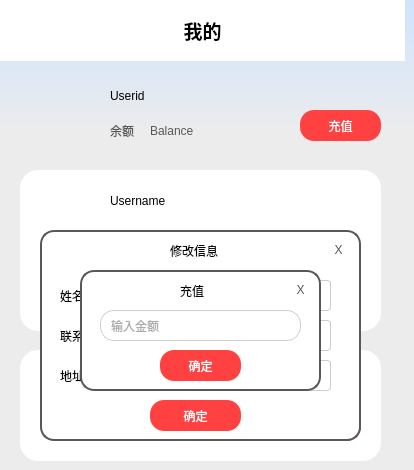
   <widget class="QWidget" name="page_user">
    <property name="styleSheet">
     <string notr="true">QWidget{
	background-color: qlineargradient(spread:pad, x1:1, y1:0, x2:1, y2:0.284, stop:0 rgba(207, 228, 253, 255), stop:1 rgba(236, 236, 236, 255));
}</string>
    </property>
    <widget class="QLabel" name="userid">
     <property name="geometry">
      <rect>
       <x>110</x>
       <y>80</y>
       <width>161</width>
       <height>31</height>
      </rect>
     </property>
     <property name="styleSheet">
      <string notr="true">background:none;
border:none;
font: 700 12pt &quot;微软雅黑&quot;;
</string>
     </property>
     <property name="text">
      <string>Userid</string>
     </property>
    </widget>
    <widget class="QLabel" name="label_9">
     <property name="geometry">
      <rect>
       <x>110</x>
       <y>120</y>
       <width>31</width>
       <height>21</height>
      </rect>
     </property>
     <property name="styleSheet">
      <string notr="true">font: 700 10pt &quot;微软雅黑&quot;;
color: rgb(88, 88, 88);
background:none;</string>
     </property>
     <property name="text">
      <string>余额</string>
     </property>
    </widget>
    <widget class="QLabel" name="user_funds">
     <property name="geometry">
      <rect>
       <x>150</x>
       <y>120</y>
       <width>91</width>
       <height>21</height>
      </rect>
     </property>
     <property name="styleSheet">
      <string notr="true">font: 700 10pt &quot;微软雅黑&quot;;
color: rgb(88, 88, 88);
background:none;</string>
     </property>
     <property name="text">
      <string>Balance</string>
     </property>
    </widget>
    <widget class="QPushButton" name="recharge">
     <property name="geometry">
      <rect>
       <x>300</x>
       <y>110</y>
       <width>81</width>
       <height>31</height>
      </rect>
     </property>
     <property name="styleSheet">
      <string notr="true">background-color:rgb(255,65,65);
border-radius:14px;
font: 700 10pt &quot;微软雅黑&quot;;
color:rgb(255,255,255);</string>
     </property>
     <property name="text">
      <string>充值</string>
     </property>
    </widget>
    <widget class="QWidget" name="dia_change_info" native="true">
     <property name="geometry">
      <rect>
       <x>40</x>
       <y>230</y>
       <width>321</width>
       <height>211</height>
      </rect>
     </property>
     <property name="styleSheet">
      <string notr="true">border-radius:14px;
border:2px solid rgb(88, 88, 88);
background-color: rgb(255,255,255);
color: rgb(0, 0, 0);
font: 700 11pt &quot;微软雅黑&quot;;</string>
     </property>
     <widget class="QPushButton" name="change_info_click">
      <property name="geometry">
       <rect>
        <x>110</x>
        <y>170</y>
        <width>91</width>
        <height>31</height>
       </rect>
      </property>
      <property name="styleSheet">
       <string notr="true">background-color:rgb(255,65,65);
border-radius:14px;
font: 700 10pt &quot;微软雅黑&quot;;
border:none;
color:rgb(255,255,255);</string>
      </property>
      <property name="text">
       <string>确定</string>
      </property>
     </widget>
     <widget class="QPushButton" name="change_info_cancel_click">
      <property name="geometry">
       <rect>
        <x>283</x>
        <y>8</y>
        <width>31</width>
        <height>24</height>
       </rect>
      </property>
      <property name="styleSheet">
       <string notr="true">border:none;
background:none;
color: rgb(88, 88, 88);</string>
      </property>
      <property name="text">
       <string>X</string>
      </property>
     </widget>
     <widget class="QLabel" name="label_11">
      <property name="geometry">
       <rect>
        <x>130</x>
        <y>10</y>
        <width>71</width>
        <height>21</height>
       </rect>
      </property>
      <property name="styleSheet">
       <string notr="true">border:none;</string>
      </property>
      <property name="text">
       <string>修改信息</string>
      </property>
     </widget>
     <widget class="QLabel" name="label_12">
      <property name="geometry">
       <rect>
        <x>20</x>
        <y>50</y>
        <width>54</width>
        <height>31</height>
       </rect>
      </property>
      <property name="styleSheet">
       <string notr="true">border:none;</string>
      </property>
      <property name="text">
       <string>姓名</string>
      </property>
     </widget>
     <widget class="QLabel" name="label_13">
      <property name="geometry">
       <rect>
        <x>20</x>
        <y>95</y>
        <width>71</width>
        <height>21</height>
       </rect>
      </property>
      <property name="styleSheet">
       <string notr="true">border:none;</string>
      </property>
      <property name="text">
       <string>联系方式</string>
      </property>
     </widget>
     <widget class="QLabel" name="label_14">
      <property name="geometry">
       <rect>
        <x>20</x>
        <y>135</y>
        <width>54</width>
        <height>21</height>
       </rect>
      </property>
      <property name="styleSheet">
       <string notr="true">border:none;</string>
      </property>
      <property name="text">
       <string>地址</string>
      </property>
     </widget>
     <widget class="QLineEdit" name="change_name_input">
      <property name="geometry">
       <rect>
        <x>100</x>
        <y>50</y>
        <width>191</width>
        <height>31</height>
       </rect>
      </property>
      <property name="styleSheet">
       <string notr="true">border:1px solid rgb(204,204,204);
color: rgb(88, 88, 88);
border-radius:3px;
padding-left:8px;</string>
      </property>
      <property name="maxLength">
       <number>10</number>
      </property>
     </widget>
     <widget class="QLineEdit" name="change_tel_input">
      <property name="geometry">
       <rect>
        <x>100</x>
        <y>90</y>
        <width>191</width>
        <height>31</height>
       </rect>
      </property>
      <property name="styleSheet">
       <string notr="true">border:1px solid rgb(204,204,204);
color: rgb(88, 88, 88);
border-radius:3px;
padding-left:8px;</string>
      </property>
      <property name="maxLength">
       <number>13</number>
      </property>
     </widget>
     <widget class="QLineEdit" name="change_addr_input">
      <property name="geometry">
       <rect>
        <x>100</x>
        <y>130</y>
        <width>191</width>
        <height>31</height>
       </rect>
      </property>
      <property name="styleSheet">
       <string notr="true">border:1px solid rgb(204,204,204);
color: rgb(88, 88, 88);
border-radius:3px;
padding-left:8px;</string>
      </property>
      <property name="maxLength">
       <number>32</number>
      </property>
     </widget>
    </widget>
    <widget class="QWidget" name="dia_change_passwd" native="true">
     <property name="geometry">
      <rect>
       <x>40</x>
       <y>270</y>
       <width>321</width>
       <height>161</height>
      </rect>
     </property>
     <property name="styleSheet">
      <string notr="true">border-radius:14px;
border:2px solid rgb(88, 88, 88);
background-color: rgb(255,255,255);
color: rgb(0, 0, 0);
font: 700 11pt &quot;微软雅黑&quot;;</string>
     </property>
     <widget class="QPushButton" name="change_passwd_click">
      <property name="geometry">
       <rect>
        <x>110</x>
        <y>120</y>
        <width>101</width>
        <height>31</height>
       </rect>
      </property>
      <property name="styleSheet">
       <string notr="true">background-color:rgb(255,65,65);
border-radius:14px;
border:none;
font: 700 10pt &quot;微软雅黑&quot;;
color:rgb(255,255,255);</string>
      </property>
      <property name="text">
       <string>确定</string>
      </property>
     </widget>
     <widget class="QPushButton" name="change_paaswd_cancel_click">
      <property name="geometry">
       <rect>
        <x>285</x>
        <y>10</y>
        <width>31</width>
        <height>21</height>
       </rect>
      </property>
      <property name="styleSheet">
       <string notr="true">border:none;
background:none;
color: rgb(88, 88, 88);</string>
      </property>
      <property name="text">
       <string>X</string>
      </property>
     </widget>
     <widget class="QLabel" name="label_19">
      <property name="geometry">
       <rect>
        <x>130</x>
        <y>3</y>
        <width>61</width>
        <height>31</height>
       </rect>
      </property>
      <property name="styleSheet">
       <string notr="true">background:none;
border:none;
</string>
      </property>
      <property name="text">
       <string>修改密码</string>
      </property>
     </widget>
     <widget class="QLabel" name="label_21">
      <property name="geometry">
       <rect>
        <x>20</x>
        <y>40</y>
        <width>54</width>
        <height>31</height>
       </rect>
      </property>
      <property name="styleSheet">
       <string notr="true">border:none;</string>
      </property>
      <property name="text">
       <string>新密码</string>
      </property>
     </widget>
     <widget class="QLabel" name="label_22">
      <property name="geometry">
       <rect>
        <x>20</x>
        <y>80</y>
        <width>71</width>
        <height>31</height>
       </rect>
      </property>
      <property name="styleSheet">
       <string notr="true">border:none;</string>
      </property>
      <property name="text">
       <string>确认密码</string>
      </property>
     </widget>
     <widget class="QLineEdit" name="change_passwd_input">
      <property name="geometry">
       <rect>
        <x>100</x>
        <y>40</y>
        <width>191</width>
        <height>31</height>
       </rect>
      </property>
      <property name="styleSheet">
       <string notr="true">border:1px solid rgb(204,204,204);padding-left:8px;</string>
      </property>
      <property name="maxLength">
       <number>16</number>
      </property>
      <property name="echoMode">
       <enum>QLineEdit::Password</enum>
      </property>
     </widget>
     <widget class="QLineEdit" name="change_passwd_cfm_input">
      <property name="geometry">
       <rect>
        <x>100</x>
        <y>80</y>
        <width>191</width>
        <height>31</height>
       </rect>
      </property>
      <property name="styleSheet">
       <string notr="true">border:1px solid rgb(204,204,204);padding-left:8px;</string>
      </property>
      <property name="maxLength">
       <number>16</number>
      </property>
      <property name="echoMode">
       <enum>QLineEdit::Password</enum>
      </property>
     </widget>
    </widget>
    <widget class="QLabel" name="label_16">
     <property name="geometry">
      <rect>
       <x>0</x>
       <y>0</y>
       <width>405</width>
       <height>61</height>
      </rect>
     </property>
     <property name="font">
      <font>
       <family>黑体</family>
      </font>
     </property>
     <property name="styleSheet">
      <string notr="true">background-color: rgb(255, 255, 255);</string>
     </property>
     <property name="text">
      <string>&lt;html&gt;&lt;head/&gt;&lt;body&gt;&lt;p align=&quot;center&quot;&gt;&lt;span style=&quot; font-size:14pt; font-weight:700;&quot;&gt;我的&lt;/span&gt;&lt;/p&gt;&lt;/body&gt;&lt;/html&gt;</string>
     </property>
    </widget>
    <widget class="QLabel" name="userid_2">
     <property name="geometry">
      <rect>
       <x>20</x>
       <y>70</y>
       <width>81</width>
       <height>79</height>
      </rect>
     </property>
     <property name="styleSheet">
      <string notr="true">background:none;
border-image: url(:/res/icon/icon_user_image.png);</string>
     </property>
     <property name="text">
      <string/>
     </property>
    </widget>
    <widget class="QWidget" name="widget_6" native="true">
     <property name="geometry">
      <rect>
       <x>20</x>
       <y>170</y>
       <width>361</width>
       <height>161</height>
      </rect>
     </property>
     <property name="styleSheet">
      <string notr="true">background-color: rgb(255,255,255);
border:0px;
border-radius:18px;</string>
     </property>
     <widget class="QLabel" name="label_6">
      <property name="geometry">
       <rect>
        <x>20</x>
        <y>10</y>
        <width>51</width>
        <height>41</height>
       </rect>
      </property>
      <property name="styleSheet">
       <string notr="true">image: url(:/res/icon/icon_userinfo.png);
background:none;</string>
      </property>
      <property name="text">
       <string/>
      </property>
     </widget>
     <widget class="QLabel" name="label_7">
      <property name="geometry">
       <rect>
        <x>20</x>
        <y>60</y>
        <width>49</width>
        <height>39</height>
       </rect>
      </property>
      <property name="styleSheet">
       <string notr="true">image: url(:/res/icon/icon_tel.png);
background:none;</string>
      </property>
      <property name="text">
       <string/>
      </property>
     </widget>
     <widget class="QLabel" name="label_8">
      <property name="geometry">
       <rect>
        <x>20</x>
        <y>110</y>
        <width>51</width>
        <height>41</height>
       </rect>
      </property>
      <property name="styleSheet">
       <string notr="true">image: url(:/res/icon/icon_address.png);
background:none;</string>
      </property>
      <property name="text">
       <string/>
      </property>
     </widget>
     <widget class="QLabel" name="user_name">
      <property name="geometry">
       <rect>
        <x>90</x>
        <y>20</y>
        <width>251</width>
        <height>21</height>
       </rect>
      </property>
      <property name="styleSheet">
       <string notr="true">background:none;
border:none;
font: 700 12pt &quot;微软雅黑&quot;;
</string>
      </property>
      <property name="text">
       <string>Username</string>
      </property>
     </widget>
     <widget class="QLabel" name="user_tel">
      <property name="geometry">
       <rect>
        <x>90</x>
        <y>70</y>
        <width>251</width>
        <height>21</height>
       </rect>
      </property>
      <property name="styleSheet">
       <string notr="true">background:none;
border:none;
font: 700 12pt &quot;微软雅黑&quot;;
</string>
      </property>
      <property name="text">
       <string>Tel</string>
      </property>
     </widget>
     <widget class="QLabel" name="user_addr">
      <property name="geometry">
       <rect>
        <x>90</x>
        <y>120</y>
        <width>251</width>
        <height>21</height>
       </rect>
      </property>
      <property name="styleSheet">
       <string notr="true">background:none;
border:none;
font: 700 12pt &quot;微软雅黑&quot;;
</string>
      </property>
      <property name="text">
       <string>Address</string>
      </property>
     </widget>
    </widget>
    <widget class="QWidget" name="dia_recharge" native="true">
     <property name="geometry">
      <rect>
       <x>80</x>
       <y>270</y>
       <width>241</width>
       <height>121</height>
      </rect>
     </property>
     <property name="styleSheet">
      <string notr="true">border-radius:14px;
border:2px solid rgb(88, 88, 88);
background-color: rgb(255,255,255);
color: rgb(0, 0, 0);
font: 700 11pt &quot;微软雅黑&quot;;</string>
     </property>
     <widget class="QPushButton" name="recharge_click">
      <property name="geometry">
       <rect>
        <x>80</x>
        <y>80</y>
        <width>81</width>
        <height>31</height>
       </rect>
      </property>
      <property name="styleSheet">
       <string notr="true">background-color:rgb(255,65,65);
border-radius:14px;
border:none;
font: 700 10pt &quot;微软雅黑&quot;;
color:rgb(255,255,255);</string>
      </property>
      <property name="text">
       <string>确定</string>
      </property>
     </widget>
     <widget class="QPushButton" name="recharge_cancel_click">
      <property name="geometry">
       <rect>
        <x>210</x>
        <y>8</y>
        <width>21</width>
        <height>24</height>
       </rect>
      </property>
      <property name="styleSheet">
       <string notr="true">border:none;
background:none;
color: rgb(88, 88, 88);</string>
      </property>
      <property name="text">
       <string>X</string>
      </property>
     </widget>
     <widget class="QLabel" name="label_20">
      <property name="geometry">
       <rect>
        <x>100</x>
        <y>10</y>
        <width>41</width>
        <height>21</height>
       </rect>
      </property>
      <property name="styleSheet">
       <string notr="true">border:none;</string>
      </property>
      <property name="text">
       <string>充值</string>
      </property>
     </widget>
     <widget class="QLineEdit" name="recharge_input">
      <property name="geometry">
       <rect>
        <x>20</x>
        <y>40</y>
        <width>201</width>
        <height>31</height>
       </rect>
      </property>
      <property name="styleSheet">
       <string notr="true">border:1px solid rgb(204,204,204);
color: rgb(88, 88, 88);
padding-left:8px;</string>
      </property>
      <property name="inputMask">
       <string/>
      </property>
      <property name="maxLength">
       <number>9</number>
      </property>
      <property name="placeholderText">
       <string>输入金额</string>
      </property>
     </widget>
    </widget>
    <widget class="QWidget" name="widget_7" native="true">
     <property name="geometry">
      <rect>
       <x>20</x>
       <y>350</y>
       <width>361</width>
       <height>111</height>
      </rect>
     </property>
     <property name="styleSheet">
      <string notr="true">background-color: rgb(255,255,255);
border:0px;
border-radius:14px;
border-radius:18px;</string>
     </property>
     <widget class="QPushButton" name="change_passwd">
      <property name="geometry">
       <rect>
        <x>20</x>
        <y>60</y>
        <width>81</width>
        <height>31</height>
       </rect>
      </property>
      <property name="styleSheet">
       <string notr="true">background-color:rgb(204,204,204);
border-radius:14px;
border:none;
font: 700 10pt &quot;微软雅黑&quot;;
color:rgb(0,0,0);</string>
      </property>
      <property name="text">
       <string>修改密码</string>
      </property>
     </widget>
     <widget class="QPushButton" name="change_info">
      <property name="geometry">
       <rect>
        <x>110</x>
        <y>60</y>
        <width>81</width>
        <height>31</height>
       </rect>
      </property>
      <property name="styleSheet">
       <string notr="true">background-color:rgb(204,204,204);
border-radius:14px;
border:none;
font: 700 10pt &quot;微软雅黑&quot;;
color:rgb(0,0,0);</string>
      </property>
      <property name="text">
       <string>修改信息</string>
      </property>
     </widget>
     <widget class="QLabel" name="label_2">
      <property name="geometry">
       <rect>
        <x>20</x>
        <y>10</y>
        <width>71</width>
        <height>31</height>
       </rect>
      </property>
      <property name="styleSheet">
       <string notr="true">font: 700 12pt &quot;微软雅黑&quot;;
color: rgb(0, 0, 0);</string>
      </property>
      <property name="text">
       <string>基础服务</string>
      </property>
     </widget>
     <widget class="QPushButton" name="sign_out">
      <property name="geometry">
       <rect>
        <x>270</x>
        <y>60</y>
        <width>71</width>
        <height>31</height>
       </rect>
      </property>
      <property name="styleSheet">
       <string notr="true">background-color:rgb(255,65,65);
border-radius:14px;
font: 700 10pt &quot;微软雅黑&quot;;
color:rgb(255,255,255);</string>
      </property>
      <property name="text">
       <string>退出</string>
      </property>
     </widget>
    </widget>
    <zorder>userid</zorder>
    <zorder>label_9</zorder>
    <zorder>user_funds</zorder>
    <zorder>recharge</zorder>
    <zorder>label_16</zorder>
    <zorder>userid_2</zorder>
    <zorder>widget_6</zorder>
    <zorder>widget_7</zorder>
    <zorder>dia_change_passwd</zorder>
    <zorder>dia_change_info</zorder>
    <zorder>dia_recharge</zorder>
   </widget>
